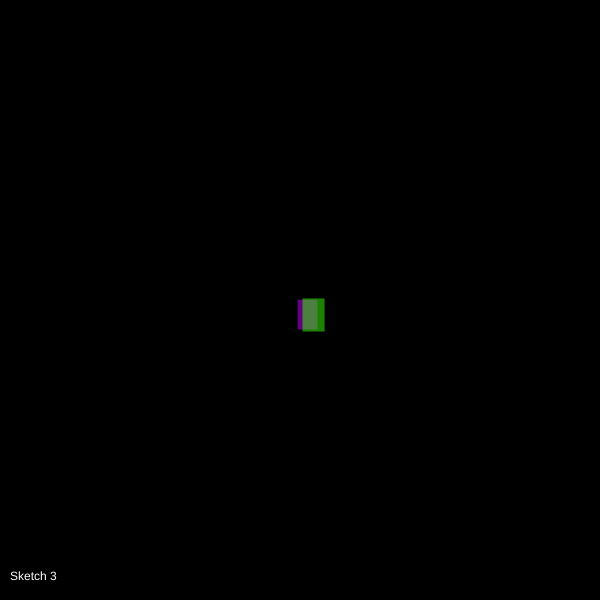
Frame 1 (no input)
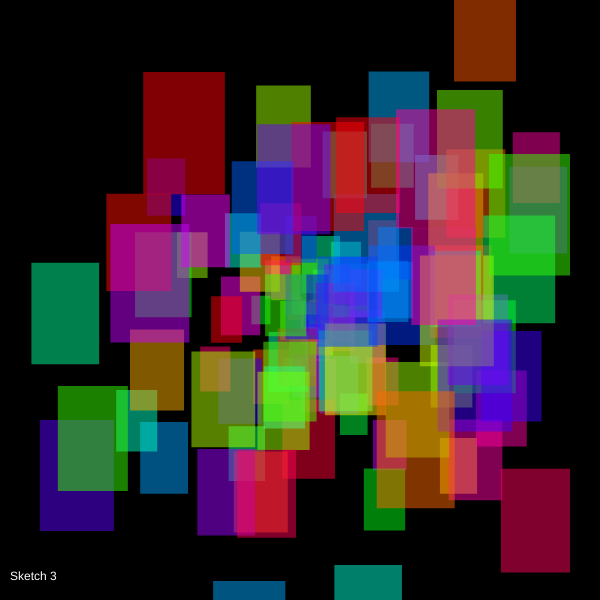
Frame 60 (no input)
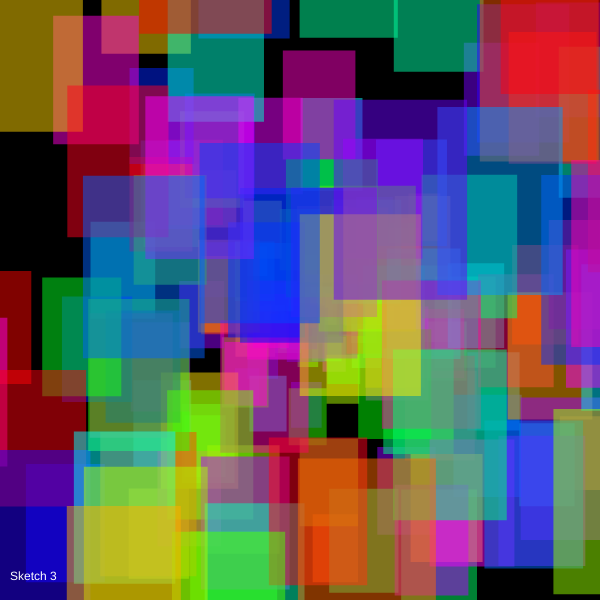
Frame 120 (the mouse pressed at the canvas centre since frame 60)

The p5.js sketch that drew these frames (run headless with seeded random() and noise() and a simulated clock; from frame 60 on, the mouse is pressed at the canvas centre):

// p5.js sketch
// ── sketch.js
//Based off the particle system example on p5.js

let system;

function setup() {
  createCanvas(600, 600);
  system = new ParticleSystem(createVector(width/2, height/2));
  colorMode(HSB);
}

function draw() {
  background(0);
  system.addParticle();
  system.addParticle();
  system.run();
  fill(255);
  text("Sketch 3", 10, height - 20);
}

// A simple Particle class
let Particle = function(position) {
  this.acceleration = createVector(random(-0.05, 0.05), random(-0.05, 0.05));
  this.velocity = createVector(random(-5, 5), random(-5, 5));
  this.position = position.copy();
  this.lifespan = 300;
  this.size = random(5, 25);
  this.hue = random(360);
};

Particle.prototype.run = function() {
  this.update();
  this.display();
};

// Method to update position
Particle.prototype.update = function(){
  this.velocity.add(this.acceleration);
  this.position.add(this.velocity);
  this.lifespan -= 2;
  this.size += 1;
};

// Method to display
Particle.prototype.display = function() {
  noStroke();
  fill(this.hue, 100, 100, 0.5);
  rect(this.position.x, this.position.y, this.size, this.size*1.5);
};

// Is the particle still useful?
Particle.prototype.isDead = function(){
  return this.lifespan < 0;
};

let ParticleSystem = function(position) {
  this.origin = position.copy();
  this.particles = [];
};

ParticleSystem.prototype.addParticle = function() {
  this.particles.push(new Particle(this.origin));
};

ParticleSystem.prototype.run = function() {
  for (let i = this.particles.length-1; i >= 0; i--) {
    let p = this.particles[i];
    p.run();
    if (p.isDead()) {
      this.particles.splice(i, 1); //gets rid of dead particles 
    }
  }
};
